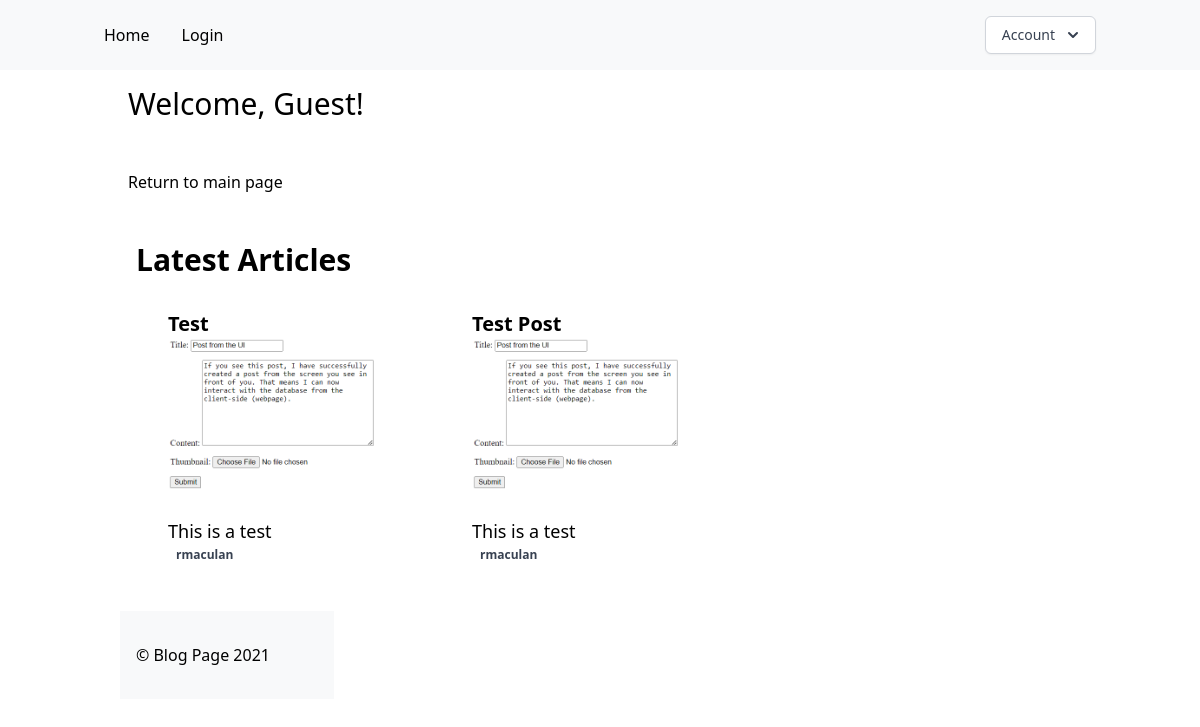
Page /blog/ on the earlier database version.
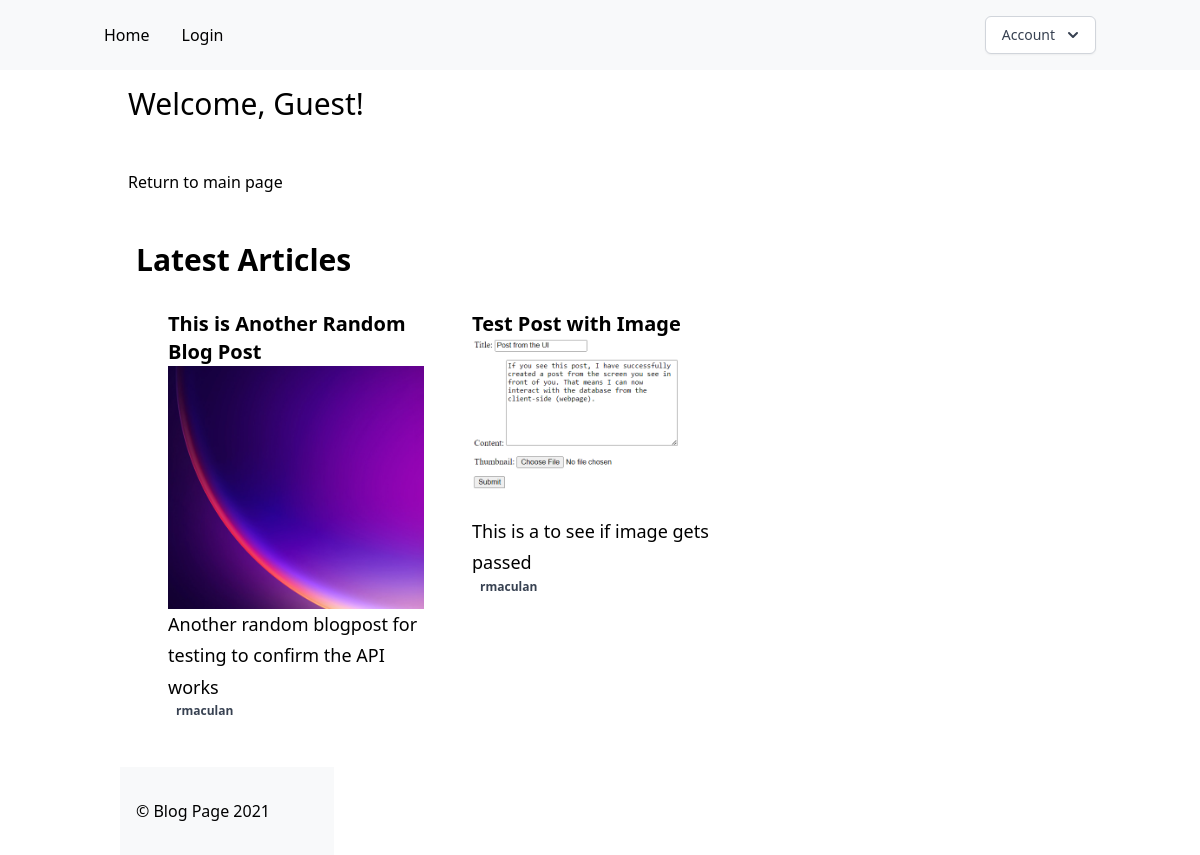
Same page on the later database version.
### blog/models.py (models this page shows, shortened)
class Post(models.Model):
    STATUS_CHOICES = (
        ('draft', 'Draft'),
        ('published', 'Published'),
    )
    title = models.CharField(max_length=200)
    slug = models.SlugField(unique=True)
    content = models.TextField()
    status = models.CharField(
        max_length=10,
        choices=STATUS_CHOICES,
        default='draft'
        )
    publish_date = models.DateTimeField(auto_now_add=True)
    author = models.ForeignKey(settings.AUTH_USER_MODEL, on_delete=models.CASCADE)
    on_delete=models.CASCADE
    thumbnail = models.ImageField(
        upload_to='thumbnails/',
        blank=True,
        null=True
        )  # New field for thumbnail

### blog/views.py (the view)
# urls.py: path('', views.read_blog_posts, name='index'),
def read_blog_posts(request):
    blog_posts = Post.objects.all().order_by('-publish_date')
    username = request.session.get('username', 'Anonymous')  # Default to 'Anonymous' if not found
    print(f"Username from session: {username}")
    return render(
        request,
        'blog/index.html',
        {'posts': blog_posts,
         'username': username
         })

### templates/blog/index.html (shortened to what this page needs)
{% load static %}
<html lang="en">
  <head>
    <script src="https://cdn.tailwindcss.com"></script>
    <link rel="stylesheet" href="{% static 'css/style.css' %}" />
  </head>
  <body>
    <header class="bg-primary py-4">
      <nav class="container mx-auto flex justify-between items-center px-4">
        <ul class="hidden sm:flex space-x-4">
          <li>
            <a
              href="{% url 'blog:index' %}"
              class="text-black hover:text-accent"
            >
              Home
            </a>
          </li>
            <li>
              {% if user.is_authenticated %}
              <a
                href="{% url 'blog:create_blog_post' %}"
                class="text-black hover:text-accent"
              >
                Post Blog
              </a>
              {% else %}
              <a
                href="{% url 'blog:login' %}"
                class="text-black hover:text-accent"
              >
                Login
              </a>
              {% endif %}
            </li>
        </ul>
        <div class="relative inline-block text-left">
          <div>
            <button
              type="button"
              class="
              inline-flex
              justify-center w-full
              rounded-md border
              border-gray-300
              shadow-sm px-4 py-2
              bg-white text-sm font-medium text-gray-700
              hover:bg-gray-50
              focus:outline-none
              focus:ring-2
              focus:ring-offset-2 f
              ocus:ring-indigo-500
              "
              id="options-menu"
              aria-haspopup="true"
              aria-expanded="true"
            >
              Account
              <svg
                class="-mr-1 ml-2 h-5 w-5"
                xmlns="http://www.w3.org/2000/svg"
                viewBox="0 0 20 20"
                fill="currentColor"
                aria-hidden="true"
              >
                <path
                  fill-rule="evenodd"
                  d="M5.293 7.293a1 1 0 011.414 0L10 10.586l3.293-3.293a1 1 0 111.414 1.414l-4 4a1 1 0 01-1.414 0l-4-4a1 1 0 010-1.414z"
                  clip-rule="evenodd"
                />
              </svg>
            </button>
          </div>
        </div>
      </nav>
    </header>
    <div
      class="container w-full flex-grow flex flex-col justify-start items-start px-4 sm:px-6 lg:px-8"
    >
    <div class="container mx-auto px-2 py-4">
       <p class="text-3xl mb-4">
          {% if user.is_authenticated %}
          Welcome, {{ user.username }}!
          {% else %}
          Welcome, Guest!
          {% endif %}
        </p>
    </div>
        <div class="container mx-auto px-2 py-4">
          <a
            href="{% url 'landing' %}"
            >
            Return to main page
          </a>
        </div>
    <main class="container mx-auto px-4 py-8">
        <h1 class="text-3xl font-bold mb-4">
        Latest Articles
        </h1>
        <div class="container mx-auto px-4">
  <div class="grid grid-cols-1 md:grid-cols-2 lg:grid-cols-3 gap-4">
    {% for post in posts %}
<div class="col-span-1 md:col-span-1 lg:col-span-1">
  <article class="blog-content prose prose-lg max-w-none p-4">
    <h2 class="text-xl font-bold">{{ post.title }}</h2>
    {% if post.thumbnail %}
      <img
        src="{{ post.thumbnail.url }}"
        alt="{{ post.title }}"
        width="1000"
        height="600"
      />
    {% else %}
      <img src="/static/images/default_thumbnail.jpg" alt="{{ post.title }}" width="1000" height="600" />
    {% endif %}
    <p>{{ post.content | truncatewords:12 }}</p>
    <div class="ml-2 text-xs">
      <span class="block font-semibold text-gray-700">
        {{ post.author }}
      </span>
    </div>
  </article>
</div>
{% endfor %}
</div>
      </main>
      <footer class="bg-primary py-8">
        <div class="container mx-auto px-4 flex justify-between items-center">
          <div class="text-black">&copy; Blog Page 2021</div>
        </div>
      </footer>
    </div>
  </body>
</html>

### static/css/style.css (style rules this page uses)
.container { max-width: 1200px; margin-left: auto; margin-right: auto; padding-left: 1rem; padding-right: 1rem; }
.bg-primary { background-color: #f8f9fa; }
.text-black { color: #000; }
.font-bold { font-weight: 700; }
.flex { display: flex; }
.justify-between { justify-content: space-between; }
.items-center { align-items: center; }
.px-4 { padding-left: 1rem; padding-right: 1rem; }
.py-4 { padding-top: 1rem; padding-bottom: 1rem; }
.container { width: 100%; margin-left: auto; margin-right: auto; padding-left: 1rem; padding-right: 1rem; }
.mx-auto { margin-left: auto; margin-right: auto; }
.flex-grow { flex-grow: 1; }
.justify-start { justify-content: flex-start; }
.items-start { align-items: flex-start; }
.prose { max-width: 65ch; margin-left: auto; margin-right: auto; padding-left: 1rem; padding-right: 1rem; }
.prose-lg { font-size: 1.125rem; line-height: 1.75; }
.max-w-none { max-width: none; }
.text-3xl { font-size: 1.875rem; }
.mb-4 { margin-bottom: 1rem; }
.text-xl { font-size: 1.25rem; }
.font-semibold { font-weight: 600; }
.text-gray-700 { color: #4b5563; }
.font-medium { font-weight: 500; }

Differences in the rows shown:
removed Post: title "Test", thumbnail (picture), content "This is a test", author "rmaculan"
removed Post: title "Test Post", thumbnail (picture), content "This is a test", author "rmaculan"
added Post: title "This is Another Random Blog Post", thumbnail (picture), content "Another random blogpost for testing to confirm the API works", author "rmaculan"
added Post: title "Test Post with Image", thumbnail (picture), content "This is a to see if image gets passed", author "rmaculan"
